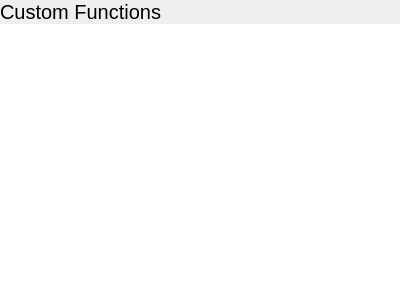
<?xml version="1.0" encoding="UTF-8"?>
<ui version="4.0">
 <class>FunctionWidget</class>
 <widget class="QStackedWidget" name="FunctionWidget">
  <property name="geometry">
   <rect>
    <x>0</x>
    <y>0</y>
    <width>400</width>
    <height>300</height>
   </rect>
  </property>
  <property name="windowTitle">
   <string notr="true">StackedWidget</string>
  </property>
  <property name="currentIndex">
   <number>0</number>
  </property>
  <widget class="QWidget" name="page">
   <property name="autoFillBackground">
    <bool>true</bool>
   </property>
   <layout class="QVBoxLayout" name="verticalLayout">
    <property name="spacing">
     <number>0</number>
    </property>
    <property name="leftMargin">
     <number>0</number>
    </property>
    <property name="topMargin">
     <number>0</number>
    </property>
    <property name="rightMargin">
     <number>0</number>
    </property>
    <property name="bottomMargin">
     <number>0</number>
    </property>
    <item>
     <layout class="QHBoxLayout" name="horizontalLayout_3">
      <property name="spacing">
       <number>0</number>
      </property>
      <item>
       <widget class="QLabel" name="label">
        <property name="sizePolicy">
         <sizepolicy hsizetype="Expanding" vsizetype="Preferred">
          <horstretch>0</horstretch>
          <verstretch>0</verstretch>
         </sizepolicy>
        </property>
        <property name="font">
         <font>
          <pointsize>15</pointsize>
         </font>
        </property>
        <property name="text">
         <string>Custom Functions</string>
        </property>
        <property name="margin">
         <number>9</number>
        </property>
       </widget>
      </item>
      <item>
       <widget class="QPushButton" name="addCustomFunction">
        <property name="sizePolicy">
         <sizepolicy hsizetype="Preferred" vsizetype="Preferred">
          <horstretch>0</horstretch>
          <verstretch>0</verstretch>
         </sizepolicy>
        </property>
        <property name="text">
         <string/>
        </property>
        <property name="icon">
         <iconset theme="list-add">
          <normaloff>../../</normaloff>../../</iconset>
        </property>
        <property name="flat">
         <bool>true</bool>
        </property>
       </widget>
      </item>
     </layout>
    </item>
    <item>
     <widget class="Line" name="line">
      <property name="maximumSize">
       <size>
        <width>16777215</width>
        <height>1</height>
       </size>
      </property>
      <property name="orientation">
       <enum>Qt::Horizontal</enum>
      </property>
     </widget>
    </item>
    <item>
     <widget class="QListWidget" name="customFunctionsList">
      <property name="contextMenuPolicy">
       <enum>Qt::CustomContextMenu</enum>
      </property>
      <property name="frameShape">
       <enum>QFrame::NoFrame</enum>
      </property>
     </widget>
    </item>
   </layout>
  </widget>
  <widget class="QWidget" name="page_2">
   <property name="autoFillBackground">
    <bool>true</bool>
   </property>
   <layout class="QVBoxLayout" name="verticalLayout_2">
    <property name="spacing">
     <number>0</number>
    </property>
    <property name="leftMargin">
     <number>0</number>
    </property>
    <property name="topMargin">
     <number>0</number>
    </property>
    <property name="rightMargin">
     <number>0</number>
    </property>
    <property name="bottomMargin">
     <number>0</number>
    </property>
    <item>
     <layout class="QHBoxLayout" name="horizontalLayout_4">
      <property name="spacing">
       <number>0</number>
      </property>
      <item>
       <widget class="QPushButton" name="backButton_2">
        <property name="sizePolicy">
         <sizepolicy hsizetype="Preferred" vsizetype="Preferred">
          <horstretch>0</horstretch>
          <verstretch>0</verstretch>
         </sizepolicy>
        </property>
        <property name="text">
         <string/>
        </property>
        <property name="icon">
         <iconset theme="go-previous">
          <normaloff>../../</normaloff>../../</iconset>
        </property>
        <property name="flat">
         <bool>true</bool>
        </property>
       </widget>
      </item>
      <item>
       <widget class="QLabel" name="label_2">
        <property name="sizePolicy">
         <sizepolicy hsizetype="Expanding" vsizetype="Preferred">
          <horstretch>0</horstretch>
          <verstretch>0</verstretch>
         </sizepolicy>
        </property>
        <property name="font">
         <font>
          <pointsize>15</pointsize>
         </font>
        </property>
        <property name="text">
         <string>Add Custom Function</string>
        </property>
        <property name="margin">
         <number>9</number>
        </property>
       </widget>
      </item>
      <item>
       <widget class="QPushButton" name="saveCustomFunctionButton">
        <property name="sizePolicy">
         <sizepolicy hsizetype="Preferred" vsizetype="Preferred">
          <horstretch>0</horstretch>
          <verstretch>0</verstretch>
         </sizepolicy>
        </property>
        <property name="text">
         <string/>
        </property>
        <property name="icon">
         <iconset theme="document-save">
          <normaloff>../../</normaloff>../../</iconset>
        </property>
        <property name="flat">
         <bool>true</bool>
        </property>
       </widget>
      </item>
     </layout>
    </item>
    <item>
     <widget class="Line" name="line_2">
      <property name="maximumSize">
       <size>
        <width>16777215</width>
        <height>1</height>
       </size>
      </property>
      <property name="orientation">
       <enum>Qt::Horizontal</enum>
      </property>
     </widget>
    </item>
    <item>
     <widget class="QScrollArea" name="scrollArea_2">
      <property name="frameShape">
       <enum>QFrame::NoFrame</enum>
      </property>
      <property name="widgetResizable">
       <bool>true</bool>
      </property>
      <widget class="QWidget" name="scrollAreaWidgetContents">
       <property name="geometry">
        <rect>
         <x>0</x>
         <y>0</y>
         <width>400</width>
         <height>255</height>
        </rect>
       </property>
       <layout class="QVBoxLayout" name="verticalLayout_3">
        <item>
         <layout class="QHBoxLayout" name="horizontalLayout_5">
          <item>
           <widget class="QLabel" name="label_3">
            <property name="text">
             <string>Function Name</string>
            </property>
           </widget>
          </item>
          <item>
           <widget class="QLineEdit" name="functionName"/>
          </item>
         </layout>
        </item>
        <item>
         <widget class="QWidget" name="customFunctionDefinitionWidget" native="true">
          <layout class="QVBoxLayout" name="verticalLayout_4">
           <property name="leftMargin">
            <number>0</number>
           </property>
           <property name="topMargin">
            <number>0</number>
           </property>
           <property name="rightMargin">
            <number>0</number>
           </property>
           <property name="bottomMargin">
            <number>0</number>
           </property>
          </layout>
         </widget>
        </item>
        <item>
         <spacer name="verticalSpacer">
          <property name="orientation">
           <enum>Qt::Vertical</enum>
          </property>
          <property name="sizeHint" stdset="0">
           <size>
            <width>20</width>
            <height>0</height>
           </size>
          </property>
         </spacer>
        </item>
        <item>
         <layout class="QHBoxLayout" name="horizontalLayout_6">
          <item>
           <spacer name="horizontalSpacer">
            <property name="orientation">
             <enum>Qt::Horizontal</enum>
            </property>
            <property name="sizeHint" stdset="0">
             <size>
              <width>40</width>
              <height>20</height>
             </size>
            </property>
           </spacer>
          </item>
          <item>
           <widget class="QPushButton" name="newOverloadButton">
            <property name="text">
             <string>Add New Overload</string>
            </property>
            <property name="icon">
             <iconset theme="list-add">
              <normaloff>../../</normaloff>../../</iconset>
            </property>
           </widget>
          </item>
         </layout>
        </item>
       </layout>
      </widget>
     </widget>
    </item>
   </layout>
  </widget>
 </widget>
 <resources/>
 <connections/>
</ui>
